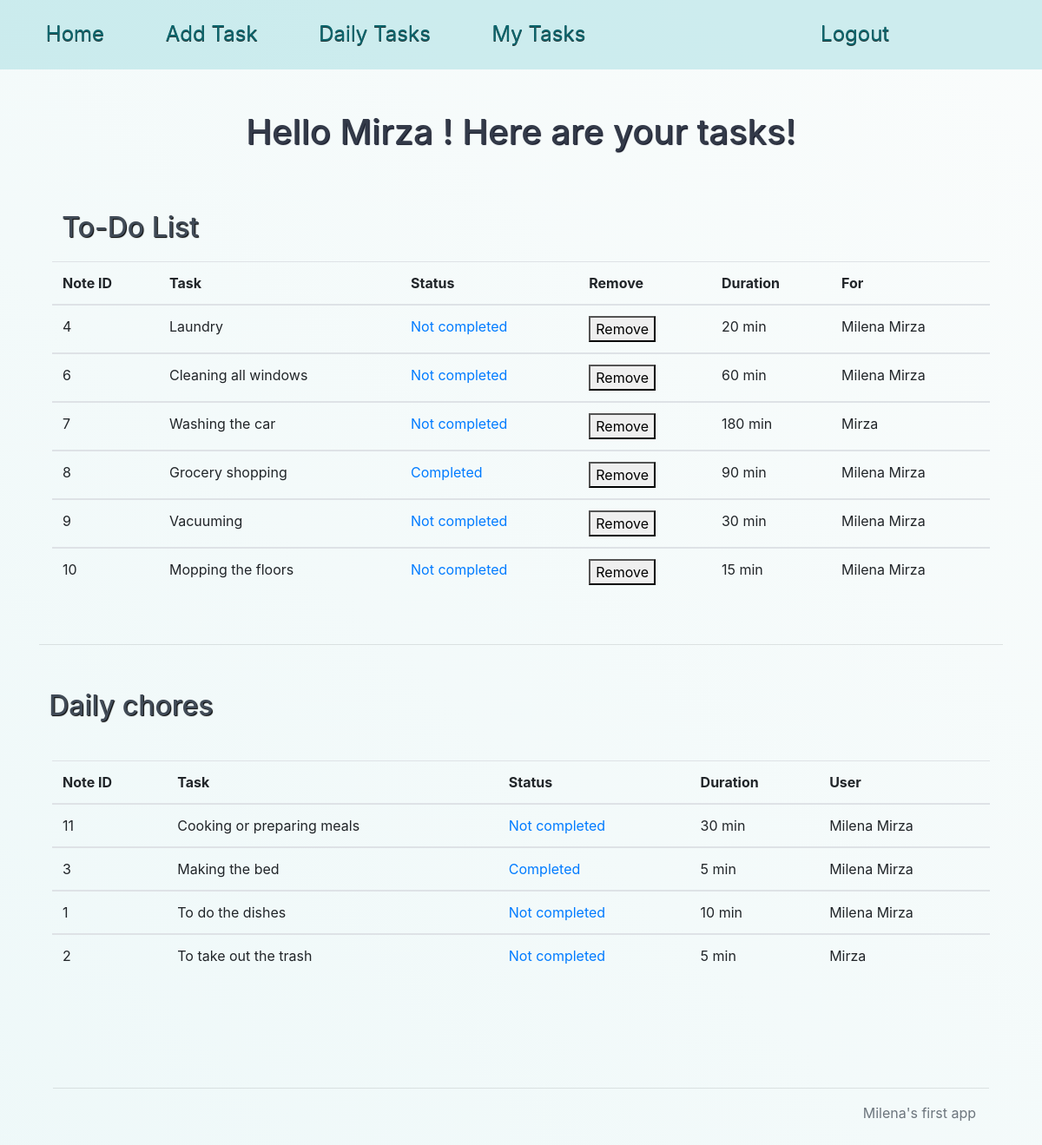
Screenshot of /usertasks (signed in) with the database file from the repository.
### website/models.py (models this page shows, shortened)
class User(db.Model, UserMixin):
    id = db.Column(db.Integer, primary_key = True)
    email = db.Column(db.String(50), unique = True)
    password = db.Column(db.String(50))
    name = db.Column(db.String(50))
    def __repr__(self):
        return f'{self.name}'

class Note(db.Model):
    id = db.Column(db.Integer, primary_key = True)
    data = db.Column(db.String(100))
    date = db.Column(db.DateTime(timezone = True),default = func.now())
    user_id = db.relationship('User',secondary = tasks,backref = "notes")
    finish = db.Column(db.Boolean, default = False, nullable = False)
    dailytask = db.Column(db.Boolean, default = False)
    duration = db.Column(db.Integer)

### website/views.py (the view)
@views.route('/usertasks', methods=['GET','POST'])
@login_required
def usertasks():
    list_dailytasks=Note.query.filter_by(dailytask=True).all()
    notes=Note.query.order_by(Note.data).all()
    return render_template("usertasks.html", user=current_user,notes=notes, list_dailytasks=list_dailytasks )

### website/__init__.py (called while the page is built)
def create_app():
    app=Flask(__name__)
    app.config['SECRET_KEY']='hjhjhjhfdhj jhsdajhufenkf'
    app.config['SQLALCHEMY_DATABASE_URI'] = f'sqlite:///{DB_NAME}'
    db.init_app(app)
    from .views import views
    from .auth import auth
    app.register_blueprint(views, url_prefix="/")
    app.register_blueprint(auth, url_prefix="/")
    from .models import User,Note
    create_database(app)
    login_manager=LoginManager()
    login_manager.login_view='auth.login'
    login_manager.init_app(app)
    @login_manager.user_loader
    def load_user(id):
        return User.query.get(int(id))
    return app

### website/templates/usertasks.html (shortened to what this page needs)
{% extends "base.html" %}
{% block content %}
<h1> Hello {{ user }} ! Here are your tasks! </h1>
<div class="container table-responsive">
  <h2>To-Do List</h2>
  <table class="table">
    <thead>
    <tr>
      <th id="task-id"> Note ID </th>
      <th id="task"> Task </th>
      <th id="status"> Status </th>
      <th id="update"> Remove </th>
      <th id="duration"> Duration </th>
      <th id="user"> For </th>
    </tr>
    </thead>
    <tbody>
  {% for note in user.notes %}
  {% if note.dailytask==False %}
    <tr>
      <td>{{note.id}}</td>
      <td>{{note.data}}</td>
  {% if note.finish==True %}
      <td><a href="{{ url_for('views.updateStatus', id=note.id) }}"  data-source="{{note.id}}"> Completed </a></td>
  {% else %}
      <td><a href="{{ url_for('views.updateStatus', id=note.id) }}" data-source="{{note.id}}"> Not completed </a></td>
  {% endif %}
      <td><button type="button" onClick="deleteNote({{ note.id }})">Remove</button></td>
      <td>{{note.duration}} min</td>
      <td data-source="{{ note.note_id }}" > {% for user in note.user_id %}{{ user }} {% endfor %} </td>
    </tr>
    </tbody>
  {% endif %}
  {% endfor %}
  </table>
</div><br><hr><br>
<h2>Daily chores</h2><br>
<div class="container table-responsive">
  <table class="table">
    <thead>
    <tr>
      <th id="task-id">Note ID</th>
      <th id="task">Task</th>
      <th id="status">Status</th>
      <th id="duration">Duration</th>
      <th id="user">User</th>
    </tr>
    </thead>
    <tbody>
    <tr>
  {% for note in notes %}
  {% if note.dailytask==True %}
      <td> {{note.id}} </td>
      <td> {{note.data}} </td>
  {% if note.finish==True %}
      <td><a href="{{ url_for('views.updateStatus', id=note.id) }}" data-source="{{note.id}}"> Completed </a></td>
  {% else %}
      <td><a href="{{ url_for('views.updateStatus', id=note.id) }}" data-source="{{note.id}}"> Not completed </a></td>
  {% endif %}
      <td> {{note.duration}} min </td>
      <td data-source="{{ note.note_id }}" >{% for user in note.user_id %}{{ user }} {% endfor %}</td>
    </tr>
    </tbody>
  {% endif %}
  {% endfor %}
  </table>
</div>
<footer class="footer">
  <hr>
  <div class="container">
    <p class="text-muted">Milena's first app</p>
  </div>
</footer>
  {% endblock %}

### website/static/style.css (style rules this page uses)
html { display: flex; justify-content: center; background: linear-gradient(45deg, rgba(226, 226, 226, 0.485), rgba(212, 216, 217, 0.458)) ; }
body { background: linear-gradient(45deg, rgba(220, 241, 242, 0.479), rgba(244, 249, 248, 0.479)); font-family: "Quicksand", sans-serif; color:rgb(38, 54, 55); width: 1200px; margin-left: auto; margin-right: auto; height: 100%; margin-top:0; margin-bottom: 2px; padding: 0; }
h1 { color: rgb(51, 58, 73); padding: 3rem; font-size: 5rem; text-decoration: none; text-shadow: 1px 1px 1px rgb(7, 10, 26); text-align: center; }
h2 { color: rgb(65, 75, 87); font-size: 3rem; font-weight: lighter; padding: 0.7rem; text-decoration: none; text-shadow: 1px 1px 1px rgb(0,0,0); }
footer { margin: 5rem 0 0 0; padding: 1rem; text-align: right; }

### rows the page displays
User: name "Mirza"
Note: id "4", data "Laundry", duration "20"
User: name "Milena"
Note: id "6", data "Cleaning all windows", duration "60"
Note: id "7", data "Washing the car", duration "180"
Note: id "8", data "Grocery shopping", duration "90"
Note: id "9", data "Vacuuming", duration "30"
Note: id "10", data "Mopping the floors", duration "15"
Note: id "11", data "Cooking or preparing meals", duration "30"
Note: id "3", data "Making the bed", duration "5"
Note: id "1", data "To do the dishes", duration "10"
Note: id "2", data "To take out the trash", duration "5"
